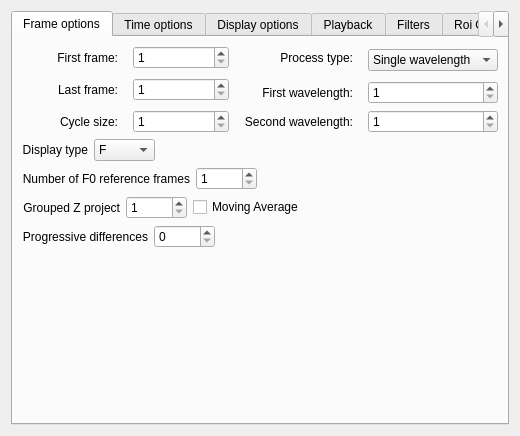
<?xml version="1.0" encoding="UTF-8"?>
<ui version="4.0">
 <class>ProcessOptionsDlg</class>
 <widget class="QDialog" name="ProcessOptionsDlg">
  <property name="geometry">
   <rect>
    <x>0</x>
    <y>0</y>
    <width>520</width>
    <height>436</height>
   </rect>
  </property>
  <property name="windowTitle">
   <string>Dialog</string>
  </property>
  <layout class="QGridLayout" name="gridLayout_3">
   <item row="0" column="0">
    <widget class="QTabWidget" name="PO_TabWidget">
     <property name="currentIndex">
      <number>0</number>
     </property>
     <widget class="QWidget" name="FrameOptionsTab">
      <attribute name="title">
       <string>Frame options</string>
      </attribute>
      <layout class="QVBoxLayout" name="verticalLayout_2">
       <item>
        <layout class="QGridLayout" name="gridLayout">
         <property name="horizontalSpacing">
          <number>15</number>
         </property>
         <item row="0" column="0">
          <widget class="QLabel" name="FirstFrameLabel">
           <property name="text">
            <string>First frame:</string>
           </property>
           <property name="alignment">
            <set>Qt::AlignRight|Qt::AlignTrailing|Qt::AlignVCenter</set>
           </property>
          </widget>
         </item>
         <item row="0" column="1">
          <widget class="QSpinBox" name="FirstFrameSpinBox">
           <property name="minimum">
            <number>1</number>
           </property>
           <property name="maximum">
            <number>99999</number>
           </property>
          </widget>
         </item>
         <item row="0" column="2">
          <widget class="QLabel" name="ProcessTypeLabel">
           <property name="text">
            <string>Process type:</string>
           </property>
           <property name="alignment">
            <set>Qt::AlignRight|Qt::AlignTrailing|Qt::AlignVCenter</set>
           </property>
          </widget>
         </item>
         <item row="0" column="3" rowspan="2">
          <widget class="QComboBox" name="ProcessTypeComboBox">
           <item>
            <property name="text">
             <string>Single wavelength</string>
            </property>
           </item>
           <item>
            <property name="text">
             <string>Ratiometric</string>
            </property>
           </item>
          </widget>
         </item>
         <item row="1" column="0" rowspan="2">
          <widget class="QLabel" name="LastFrameLabel">
           <property name="text">
            <string>Last frame:</string>
           </property>
           <property name="alignment">
            <set>Qt::AlignRight|Qt::AlignTrailing|Qt::AlignVCenter</set>
           </property>
          </widget>
         </item>
         <item row="1" column="1" rowspan="2">
          <widget class="QSpinBox" name="LastFrameSpinBox">
           <property name="minimum">
            <number>1</number>
           </property>
           <property name="maximum">
            <number>99999</number>
           </property>
          </widget>
         </item>
         <item row="2" column="2">
          <widget class="QLabel" name="FirstWavelengthLabel">
           <property name="text">
            <string>First wavelength:</string>
           </property>
           <property name="alignment">
            <set>Qt::AlignRight|Qt::AlignTrailing|Qt::AlignVCenter</set>
           </property>
          </widget>
         </item>
         <item row="2" column="3">
          <widget class="QSpinBox" name="FirstWavelengthSpinBox">
           <property name="minimum">
            <number>1</number>
           </property>
           <property name="maximum">
            <number>99999</number>
           </property>
          </widget>
         </item>
         <item row="3" column="0">
          <widget class="QLabel" name="CycleSizeLabel">
           <property name="text">
            <string>Cycle size:</string>
           </property>
           <property name="alignment">
            <set>Qt::AlignRight|Qt::AlignTrailing|Qt::AlignVCenter</set>
           </property>
          </widget>
         </item>
         <item row="3" column="1">
          <widget class="QSpinBox" name="CycleSizeSpinBox">
           <property name="minimum">
            <number>1</number>
           </property>
           <property name="maximum">
            <number>99999</number>
           </property>
          </widget>
         </item>
         <item row="3" column="2">
          <widget class="QLabel" name="SecondWavelengthLabel">
           <property name="text">
            <string>Second wavelength:</string>
           </property>
           <property name="alignment">
            <set>Qt::AlignRight|Qt::AlignTrailing|Qt::AlignVCenter</set>
           </property>
          </widget>
         </item>
         <item row="3" column="3">
          <widget class="QSpinBox" name="SecondWavelengthSpinBox">
           <property name="minimum">
            <number>1</number>
           </property>
           <property name="maximum">
            <number>99999</number>
           </property>
          </widget>
         </item>
        </layout>
       </item>
       <item>
        <layout class="QHBoxLayout" name="horizontalLayout">
         <item>
          <widget class="QLabel" name="label">
           <property name="text">
            <string>Display type</string>
           </property>
           <property name="alignment">
            <set>Qt::AlignRight|Qt::AlignTrailing|Qt::AlignVCenter</set>
           </property>
          </widget>
         </item>
         <item>
          <widget class="QComboBox" name="DisplayTypeComboBox">
           <item>
            <property name="text">
             <string>F</string>
            </property>
           </item>
           <item>
            <property name="text">
             <string>dF</string>
            </property>
           </item>
           <item>
            <property name="text">
             <string>dF/F0</string>
            </property>
           </item>
          </widget>
         </item>
         <item>
          <spacer name="horizontalSpacer_5">
           <property name="orientation">
            <enum>Qt::Horizontal</enum>
           </property>
           <property name="sizeHint" stdset="0">
            <size>
             <width>40</width>
             <height>20</height>
            </size>
           </property>
          </spacer>
         </item>
        </layout>
       </item>
       <item>
        <layout class="QHBoxLayout" name="horizontalLayout_2">
         <item>
          <widget class="QLabel" name="referenceFramesLabel">
           <property name="text">
            <string>Number of F0 reference frames</string>
           </property>
           <property name="alignment">
            <set>Qt::AlignRight|Qt::AlignTrailing|Qt::AlignVCenter</set>
           </property>
          </widget>
         </item>
         <item>
          <widget class="QSpinBox" name="referenceFrameSpinBox">
           <property name="minimum">
            <number>1</number>
           </property>
           <property name="maximum">
            <number>99999</number>
           </property>
          </widget>
         </item>
         <item>
          <spacer name="horizontalSpacer_4">
           <property name="orientation">
            <enum>Qt::Horizontal</enum>
           </property>
           <property name="sizeHint" stdset="0">
            <size>
             <width>40</width>
             <height>20</height>
            </size>
           </property>
          </spacer>
         </item>
        </layout>
       </item>
       <item>
        <layout class="QHBoxLayout" name="horizontalLayout_23">
         <item>
          <widget class="QLabel" name="referenceFramesLabel_2">
           <property name="text">
            <string>Grouped Z project</string>
           </property>
           <property name="alignment">
            <set>Qt::AlignRight|Qt::AlignTrailing|Qt::AlignVCenter</set>
           </property>
          </widget>
         </item>
         <item>
          <widget class="QSpinBox" name="zProjectSpinBox">
           <property name="minimum">
            <number>1</number>
           </property>
           <property name="maximum">
            <number>99999</number>
           </property>
          </widget>
         </item>
         <item>
          <widget class="QCheckBox" name="movingAverageCheckBox">
           <property name="text">
            <string>Moving Average</string>
           </property>
          </widget>
         </item>
         <item>
          <spacer name="horizontalSpacer_3">
           <property name="orientation">
            <enum>Qt::Horizontal</enum>
           </property>
           <property name="sizeHint" stdset="0">
            <size>
             <width>40</width>
             <height>20</height>
            </size>
           </property>
          </spacer>
         </item>
        </layout>
       </item>
       <item>
        <layout class="QHBoxLayout" name="horizontalLayout_24">
         <item>
          <widget class="QLabel" name="referenceFramesLabel_3">
           <property name="text">
            <string>Progressive differences</string>
           </property>
           <property name="alignment">
            <set>Qt::AlignRight|Qt::AlignTrailing|Qt::AlignVCenter</set>
           </property>
          </widget>
         </item>
         <item>
          <widget class="QSpinBox" name="progressiveDiffSpinBox">
           <property name="minimum">
            <number>0</number>
           </property>
           <property name="maximum">
            <number>99999</number>
           </property>
           <property name="value">
            <number>0</number>
           </property>
          </widget>
         </item>
         <item>
          <spacer name="horizontalSpacer_2">
           <property name="orientation">
            <enum>Qt::Horizontal</enum>
           </property>
           <property name="sizeHint" stdset="0">
            <size>
             <width>40</width>
             <height>20</height>
            </size>
           </property>
          </spacer>
         </item>
        </layout>
       </item>
       <item>
        <spacer name="verticalSpacer">
         <property name="orientation">
          <enum>Qt::Vertical</enum>
         </property>
         <property name="sizeHint" stdset="0">
          <size>
           <width>20</width>
           <height>40</height>
          </size>
         </property>
        </spacer>
       </item>
      </layout>
     </widget>
     <widget class="QWidget" name="timeOptionsTab">
      <attribute name="title">
       <string>Time options</string>
      </attribute>
      <layout class="QGridLayout" name="gridLayout_2">
       <item row="0" column="0">
        <widget class="QGroupBox" name="timesGroupBox">
         <property name="title">
          <string/>
         </property>
         <widget class="QSpinBox" name="time0SpinBox">
          <property name="geometry">
           <rect>
            <x>210</x>
            <y>160</y>
            <width>54</width>
            <height>24</height>
           </rect>
          </property>
          <property name="maximum">
           <number>1000000</number>
          </property>
         </widget>
         <widget class="QLabel" name="label_3">
          <property name="geometry">
           <rect>
            <x>70</x>
            <y>160</y>
            <width>111</width>
            <height>16</height>
           </rect>
          </property>
          <property name="text">
           <string>Time 0 frame</string>
          </property>
         </widget>
         <widget class="QWidget" name="layoutWidget">
          <property name="geometry">
           <rect>
            <x>10</x>
            <y>30</y>
            <width>347</width>
            <height>84</height>
           </rect>
          </property>
          <layout class="QVBoxLayout" name="verticalLayout_3">
           <item>
            <widget class="QRadioButton" name="associatedTimesRadioButton">
             <property name="text">
              <string>&amp;Use associated times</string>
             </property>
            </widget>
           </item>
           <item>
            <layout class="QHBoxLayout" name="horizontalLayout_3">
             <item>
              <widget class="QRadioButton" name="userInterframeRadioButton">
               <property name="text">
                <string>Specif&amp;y interframe time interval (ms)</string>
               </property>
              </widget>
             </item>
             <item>
              <widget class="QDoubleSpinBox" name="interframeIntervalSpinBox">
               <property name="decimals">
                <number>2</number>
               </property>
               <property name="minimum">
                <double>0.100000000000000</double>
               </property>
               <property name="maximum">
                <double>10000.000000000000000</double>
               </property>
               <property name="singleStep">
                <double>0.100000000000000</double>
               </property>
               <property name="value">
                <double>0.100000000000000</double>
               </property>
              </widget>
             </item>
            </layout>
           </item>
           <item>
            <widget class="QRadioButton" name="FrameBasedRadioButton">
             <property name="text">
              <string>Do not use times</string>
             </property>
            </widget>
           </item>
          </layout>
         </widget>
        </widget>
       </item>
      </layout>
     </widget>
     <widget class="QWidget" name="displayOptionsTab">
      <attribute name="title">
       <string>Display options</string>
      </attribute>
      <layout class="QVBoxLayout" name="verticalLayout_10">
       <item>
        <widget class="QGroupBox" name="DOgroupBox">
         <property name="title">
          <string/>
         </property>
         <layout class="QHBoxLayout" name="horizontalLayout_22">
          <item>
           <layout class="QVBoxLayout" name="verticalLayout_4">
            <item>
             <layout class="QHBoxLayout" name="horizontalLayout_4">
              <item>
               <widget class="QRadioButton" name="LUTradioButton">
                <property name="text">
                 <string>Look &amp;up table</string>
                </property>
                <property name="checked">
                 <bool>true</bool>
                </property>
               </widget>
              </item>
              <item>
               <widget class="QComboBox" name="ColorMapcomboBox">
                <item>
                 <property name="text">
                  <string>Jet</string>
                 </property>
                </item>
                <item>
                 <property name="text">
                  <string>Gray</string>
                 </property>
                </item>
                <item>
                 <property name="text">
                  <string>RedHot</string>
                 </property>
                </item>
                <item>
                 <property name="text">
                  <string>Better Hot</string>
                 </property>
                </item>
                <item>
                 <property name="text">
                  <string>Winter</string>
                 </property>
                </item>
                <item>
                 <property name="text">
                  <string>Bone</string>
                 </property>
                </item>
                <item>
                 <property name="text">
                  <string>Gold</string>
                 </property>
                </item>
               </widget>
              </item>
             </layout>
            </item>
            <item>
             <widget class="QRadioButton" name="HSVradioButton">
              <property name="text">
               <string>HSV</string>
              </property>
             </widget>
            </item>
           </layout>
          </item>
          <item>
           <layout class="QVBoxLayout" name="verticalLayout_6">
            <item>
             <widget class="QCheckBox" name="medianFilterCheckbox">
              <property name="text">
               <string>Median filter</string>
              </property>
             </widget>
            </item>
            <item>
             <widget class="QCheckBox" name="gaussianFilterCheckbox">
              <property name="text">
               <string>Gaussian filter</string>
              </property>
             </widget>
            </item>
           </layout>
          </item>
          <item>
           <layout class="QHBoxLayout" name="horizontalLayout_21">
            <item>
             <widget class="QLabel" name="label_8">
              <property name="text">
               <string>Gamma:</string>
              </property>
             </widget>
            </item>
            <item>
             <widget class="QDoubleSpinBox" name="gammaHSpinBox">
              <property name="decimals">
               <number>3</number>
              </property>
              <property name="maximum">
               <double>10.000000000000000</double>
              </property>
              <property name="singleStep">
               <double>0.001000000000000</double>
              </property>
              <property name="value">
               <double>1.000000000000000</double>
              </property>
             </widget>
            </item>
           </layout>
          </item>
         </layout>
        </widget>
       </item>
       <item>
        <layout class="QHBoxLayout" name="horizontalLayout_5">
         <item>
          <widget class="QLabel" name="label_6">
           <property name="text">
            <string>HSV cutoff </string>
           </property>
           <property name="alignment">
            <set>Qt::AlignRight|Qt::AlignTrailing|Qt::AlignVCenter</set>
           </property>
          </widget>
         </item>
         <item>
          <widget class="QDoubleSpinBox" name="hsvcutoffSpinBox">
           <property name="maximum">
            <double>1.000000000000000</double>
           </property>
           <property name="singleStep">
            <double>0.010000000000000</double>
           </property>
           <property name="value">
            <double>0.470000000000000</double>
           </property>
          </widget>
         </item>
        </layout>
       </item>
       <item>
        <widget class="QGroupBox" name="HSVbackGroupBox">
         <property name="enabled">
          <bool>false</bool>
         </property>
         <property name="title">
          <string>HSV background</string>
         </property>
         <layout class="QVBoxLayout" name="verticalLayout_5">
          <item>
           <widget class="QRadioButton" name="FrameByFrameRadioButton">
            <property name="text">
             <string>Frame b&amp;y frame</string>
            </property>
            <property name="checked">
             <bool>true</bool>
            </property>
           </widget>
          </item>
          <item>
           <layout class="QHBoxLayout" name="horizontalLayout_7">
            <item>
             <widget class="QRadioButton" name="NomarskiRadioButton">
              <property name="text">
               <string>Nomars&amp;ki</string>
              </property>
             </widget>
            </item>
            <item>
             <widget class="QLineEdit" name="backgroundLineEdit">
              <property name="enabled">
               <bool>false</bool>
              </property>
             </widget>
            </item>
           </layout>
          </item>
         </layout>
        </widget>
       </item>
       <item>
        <layout class="QHBoxLayout" name="horizontalLayout_6">
         <item>
          <widget class="QLabel" name="saturationLabel">
           <property name="enabled">
            <bool>false</bool>
           </property>
           <property name="text">
            <string>Saturation</string>
           </property>
           <property name="alignment">
            <set>Qt::AlignRight|Qt::AlignTrailing|Qt::AlignVCenter</set>
           </property>
          </widget>
         </item>
         <item>
          <widget class="QDoubleSpinBox" name="saturationSpinBox">
           <property name="enabled">
            <bool>false</bool>
           </property>
           <property name="maximum">
            <double>1.000000000000000</double>
           </property>
           <property name="singleStep">
            <double>0.050000000000000</double>
           </property>
           <property name="value">
            <double>1.000000000000000</double>
           </property>
          </widget>
         </item>
        </layout>
       </item>
       <item>
        <widget class="QCheckBox" name="enlargeToBckCheckBox">
         <property name="enabled">
          <bool>false</bool>
         </property>
         <property name="text">
          <string>Enlarge to background</string>
         </property>
        </widget>
       </item>
      </layout>
     </widget>
     <widget class="QWidget" name="tab">
      <attribute name="title">
       <string>Playback</string>
      </attribute>
      <layout class="QVBoxLayout" name="verticalLayout_11">
       <item>
        <widget class="QCheckBox" name="displayTimesCheckBox">
         <property name="text">
          <string>Display time stamp on the video</string>
         </property>
         <property name="checked">
          <bool>true</bool>
         </property>
        </widget>
       </item>
       <item>
        <layout class="QHBoxLayout" name="horizontalLayout_8">
         <item>
          <widget class="QLabel" name="fontSizeLabel">
           <property name="text">
            <string>Font Size</string>
           </property>
          </widget>
         </item>
         <item>
          <widget class="QSpinBox" name="fontSizeSpinBox">
           <property name="value">
            <number>12</number>
           </property>
          </widget>
         </item>
        </layout>
       </item>
       <item>
        <layout class="QHBoxLayout" name="horizontalLayout_9">
         <item>
          <widget class="QLabel" name="xOffsetLabel">
           <property name="text">
            <string>X offset</string>
           </property>
          </widget>
         </item>
         <item>
          <widget class="QSpinBox" name="xOffsetSpinBox">
           <property name="maximum">
            <number>2560</number>
           </property>
           <property name="value">
            <number>50</number>
           </property>
          </widget>
         </item>
        </layout>
       </item>
       <item>
        <layout class="QHBoxLayout" name="horizontalLayout_10">
         <item>
          <widget class="QLabel" name="yOffsetLabel">
           <property name="text">
            <string>Y offset</string>
           </property>
          </widget>
         </item>
         <item>
          <widget class="QSpinBox" name="yOffsetSpinBox">
           <property name="maximum">
            <number>2560</number>
           </property>
           <property name="value">
            <number>50</number>
           </property>
          </widget>
         </item>
        </layout>
       </item>
       <item>
        <layout class="QHBoxLayout" name="horizontalLayout_25">
         <item>
          <widget class="QLabel" name="yOffsetLabel_4">
           <property name="text">
            <string>Decimal places</string>
           </property>
          </widget>
         </item>
         <item>
          <widget class="QSpinBox" name="decimalPlacesSpinBox">
           <property name="minimum">
            <number>0</number>
           </property>
           <property name="maximum">
            <number>5</number>
           </property>
           <property name="value">
            <number>2</number>
           </property>
          </widget>
         </item>
        </layout>
       </item>
       <item>
        <layout class="QHBoxLayout" name="horizontalLayout_18">
         <item>
          <widget class="QLabel" name="yOffsetLabel_3">
           <property name="text">
            <string>Interframe interval (ms) </string>
           </property>
          </widget>
         </item>
         <item>
          <widget class="QSpinBox" name="PlayInterframeSpinBox">
           <property name="maximum">
            <number>2560</number>
           </property>
           <property name="value">
            <number>50</number>
           </property>
          </widget>
         </item>
        </layout>
       </item>
       <item>
        <spacer name="verticalSpacer_2">
         <property name="orientation">
          <enum>Qt::Vertical</enum>
         </property>
         <property name="sizeHint" stdset="0">
          <size>
           <width>20</width>
           <height>40</height>
          </size>
         </property>
        </spacer>
       </item>
       <item>
        <layout class="QVBoxLayout" name="verticalLayout_9">
         <item>
          <widget class="QCheckBox" name="scalebarCheckBox">
           <property name="text">
            <string>Display scalebar on the video</string>
           </property>
           <property name="checked">
            <bool>true</bool>
           </property>
          </widget>
         </item>
         <item>
          <layout class="QHBoxLayout" name="horizontalLayout_27">
           <item>
            <spacer name="horizontalSpacer_6">
             <property name="orientation">
              <enum>Qt::Horizontal</enum>
             </property>
             <property name="sizeHint" stdset="0">
              <size>
               <width>40</width>
               <height>20</height>
              </size>
             </property>
            </spacer>
           </item>
           <item>
            <widget class="QCheckBox" name="textOnScalebarCheckBox">
             <property name="enabled">
              <bool>true</bool>
             </property>
             <property name="text">
              <string>Display text on scalebar</string>
             </property>
             <property name="checked">
              <bool>false</bool>
             </property>
            </widget>
           </item>
          </layout>
         </item>
        </layout>
       </item>
       <item>
        <layout class="QHBoxLayout" name="horizontalLayout_16">
         <item>
          <layout class="QVBoxLayout" name="verticalLayout_7">
           <item>
            <layout class="QHBoxLayout" name="horizontalLayout_12">
             <item>
              <widget class="QLabel" name="label_2">
               <property name="text">
                <string>Scale Factor (um/pixel)</string>
               </property>
              </widget>
             </item>
             <item>
              <widget class="QDoubleSpinBox" name="sbScaleFactorSpinBox">
               <property name="decimals">
                <number>3</number>
               </property>
               <property name="maximum">
                <double>1000.000000000000000</double>
               </property>
               <property name="singleStep">
                <double>0.010000000000000</double>
               </property>
               <property name="value">
                <double>0.500000000000000</double>
               </property>
              </widget>
             </item>
            </layout>
           </item>
           <item>
            <layout class="QHBoxLayout" name="horizontalLayout_11">
             <item>
              <widget class="QLabel" name="label_4">
               <property name="text">
                <string>Length (um)</string>
               </property>
              </widget>
             </item>
             <item>
              <widget class="QDoubleSpinBox" name="sbLengthSpinBox">
               <property name="decimals">
                <number>3</number>
               </property>
               <property name="maximum">
                <double>1000.000000000000000</double>
               </property>
               <property name="singleStep">
                <double>0.010000000000000</double>
               </property>
               <property name="value">
                <double>25.000000000000000</double>
               </property>
              </widget>
             </item>
            </layout>
           </item>
           <item>
            <layout class="QHBoxLayout" name="horizontalLayout_17">
             <item>
              <widget class="QLabel" name="label_5">
               <property name="text">
                <string>Line Size</string>
               </property>
              </widget>
             </item>
             <item>
              <widget class="QSpinBox" name="lineSizeSpinBox">
               <property name="minimum">
                <number>1</number>
               </property>
               <property name="value">
                <number>10</number>
               </property>
              </widget>
             </item>
            </layout>
           </item>
          </layout>
         </item>
         <item>
          <layout class="QVBoxLayout" name="verticalLayout_8">
           <item>
            <layout class="QHBoxLayout" name="horizontalLayout_14">
             <item>
              <widget class="QLabel" name="fontSizeLabel_2">
               <property name="text">
                <string>Font Size</string>
               </property>
              </widget>
             </item>
             <item>
              <widget class="QSpinBox" name="sbFontSizeSpinBox">
               <property name="value">
                <number>12</number>
               </property>
              </widget>
             </item>
            </layout>
           </item>
           <item>
            <layout class="QHBoxLayout" name="horizontalLayout_15">
             <item>
              <widget class="QLabel" name="xOffsetLabel_2">
               <property name="text">
                <string>X offset</string>
               </property>
              </widget>
             </item>
             <item>
              <widget class="QSpinBox" name="sbXOffsetSpinBox">
               <property name="maximum">
                <number>2560</number>
               </property>
               <property name="value">
                <number>50</number>
               </property>
              </widget>
             </item>
            </layout>
           </item>
           <item>
            <layout class="QHBoxLayout" name="horizontalLayout_13">
             <item>
              <widget class="QLabel" name="yOffsetLabel_2">
               <property name="text">
                <string>Y offset</string>
               </property>
              </widget>
             </item>
             <item>
              <widget class="QSpinBox" name="sbYOffsetSpinBox">
               <property name="maximum">
                <number>2560</number>
               </property>
               <property name="value">
                <number>50</number>
               </property>
              </widget>
             </item>
            </layout>
           </item>
          </layout>
         </item>
        </layout>
       </item>
      </layout>
      <zorder>displayTimesCheckBox</zorder>
      <zorder>verticalSpacer_2</zorder>
      <zorder>scalebarCheckBox</zorder>
      <zorder>textOnScalebarCheckBox</zorder>
      <zorder>horizontalSpacer_6</zorder>
     </widget>
     <widget class="QWidget" name="FiltersTab">
      <attribute name="title">
       <string>Filters</string>
      </attribute>
     </widget>
     <widget class="QWidget" name="RoiOptionsTab">
      <attribute name="title">
       <string>Roi Options</string>
      </attribute>
      <layout class="QVBoxLayout" name="verticalLayout">
       <item>
        <layout class="QHBoxLayout" name="horizontalLayout_20">
         <item>
          <widget class="QCheckBox" name="rectangularRoisCheckBox">
           <property name="text">
            <string>Rectangular Rois</string>
           </property>
           <attribute name="buttonGroup">
            <string notr="true">buttonGroup</string>
           </attribute>
          </widget>
         </item>
         <item>
          <spacer name="horizontalSpacer">
           <property name="orientation">
            <enum>Qt::Horizontal</enum>
           </property>
           <property name="sizeHint" stdset="0">
            <size>
             <width>40</width>
             <height>20</height>
            </size>
           </property>
          </spacer>
         </item>
         <item>
          <layout class="QHBoxLayout" name="horizontalLayout_19">
           <item>
            <widget class="QLabel" name="label_7">
             <property name="text">
              <string>Size (0 = dynamic)</string>
             </property>
            </widget>
           </item>
           <item>
            <widget class="QSpinBox" name="roiSizeSpinBox"/>
           </item>
          </layout>
         </item>
        </layout>
       </item>
       <item>
        <widget class="QCheckBox" name="semicircularRoisCheckBox">
         <property name="text">
          <string>Semicircular Rois</string>
         </property>
         <attribute name="buttonGroup">
          <string notr="true">buttonGroup</string>
         </attribute>
        </widget>
       </item>
       <item>
        <widget class="QCheckBox" name="freehandRoisCheckBox">
         <property name="text">
          <string>Freehand Rois</string>
         </property>
         <attribute name="buttonGroup">
          <string notr="true">buttonGroup</string>
         </attribute>
        </widget>
       </item>
       <item>
        <spacer name="verticalSpacer_4">
         <property name="orientation">
          <enum>Qt::Vertical</enum>
         </property>
         <property name="sizeHint" stdset="0">
          <size>
           <width>20</width>
           <height>66</height>
          </size>
         </property>
        </spacer>
       </item>
       <item>
        <widget class="QCheckBox" name="roiSameSizeCheckBox">
         <property name="text">
          <string>Rois same size</string>
         </property>
        </widget>
       </item>
       <item>
        <spacer name="verticalSpacer_5">
         <property name="orientation">
          <enum>Qt::Vertical</enum>
         </property>
         <property name="sizeHint" stdset="0">
          <size>
           <width>20</width>
           <height>65</height>
          </size>
         </property>
        </spacer>
       </item>
       <item>
        <widget class="QCheckBox" name="lockRoiPositionCheckBox">
         <property name="text">
          <string>Lock roi relative positions</string>
         </property>
        </widget>
       </item>
       <item>
        <widget class="QCheckBox" name="scaleBarsCheckBox">
         <property name="text">
          <string>Use scalebars</string>
         </property>
        </widget>
       </item>
       <item>
        <layout class="QHBoxLayout" name="horizontalLayout_26">
         <item>
          <widget class="QCheckBox" name="subBackCheckBox">
           <property name="text">
            <string>Subtract Background (Affects only rois)</string>
           </property>
          </widget>
         </item>
         <item>
          <widget class="QLineEdit" name="subBackLineEdit">
           <property name="enabled">
            <bool>false</bool>
           </property>
          </widget>
         </item>
        </layout>
       </item>
      </layout>
     </widget>
    </widget>
   </item>
  </layout>
 </widget>
 <resources/>
 <connections/>
 <buttongroups>
  <buttongroup name="buttonGroup"/>
 </buttongroups>
</ui>
